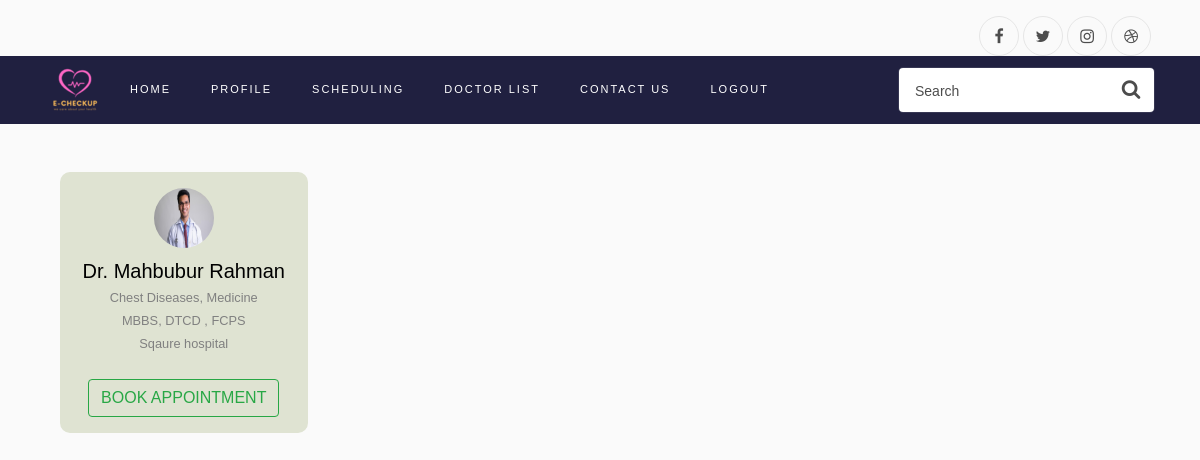
The app's page /doctor_list/ (signed in) with its own data.
### userManagement/models.py (models this page shows, shortened)
class DoctorProfile(models.Model):
    image = models.ImageField(upload_to='doctor/', blank=True, null=True, default="doctor/default_icon.png",)
    user = models.ForeignKey(User, default=None, on_delete=models.CASCADE)
    name = models.CharField(max_length=50,blank=True,null=True)
    email = models.EmailField(blank=True,null=True)
    status = models.BooleanField(blank=True,null=True,default=True)
    degree = models.CharField(max_length=500,blank=True,null=True)
    hospital_name = models.CharField(max_length=100,blank=True,null=True)
    speciality = models.CharField(max_length=100,blank=True,null=True)
    def create_user_profile(sender, instance, created, **kwargs):
        if created and instance.type == Types.Doctor:
            DoctorProfile.objects.create(user=instance)
            DoctorTiming.objects.create(doctor=instance)
    post_save.connect(create_user_profile, sender=Doctor)

### userManagement/views.py (the view)
# urls.py: path('doctor_list/',userView.doctor_list,name='doctor_list'),
def doctor_list(request):
    doctors = DoctorProfile.objects.all()
    context={
        'doctors':doctors
    }
    return render(request, 'userManagement/doctorList.html', context)

### userManagement/context.py (called while the page is built)
def verifiedUser(request):
    usertype = ''
    userStatus=''
    if request.user.is_authenticated:
        if request.user.type == 'DOCTOR':
            usertype = 'DOCTOR'
        elif request.user.type == 'PATIENT':
            usertype = 'PATIENT'
            try:
                user = get_object_or_404(PatientProfile, user=request.user)
                if user.status:
                    userStatus = 'Verified'
                else:
                    userStatus = 'notVerified'
            except Exception:
                usertype = "Error"
        else:
            usertype = "ADMIN"
    context = {
        'userStatus': userStatus,
        'usertype' : usertype
    }
    return context

### templates/userManagement/doctorList.html (shortened to what this page needs)
{% extends 'base.html' %}
{% load static %}
{% block content %}
    <div class="container mt-5 mb-5">
        <div class="row g-2">
            {% for d in  doctors %}
                {% if  d.name is not None %}
                    <div class="col-md-3">
                        <div class="card p-2 py-3 text-center" style="background: #dfe3d2">
                            <div class="img mb-2"><img src="{{ d.image.url }}" width="60" height="60"
                                                       class="rounded-circle"></div>
                            <h5 class="mb-0">{{ d.name }}</h5> <small>{{ d.speciality }}</small>
                            <small>{{ d.degree }}</small>
                            <small>{{ d.hospital_name }}</small>
                            <div class="mt-4 apointment">
                                {% if user.is_authenticated %}
                                    {% if usertype == 'PATIENT' %}
                                        {% if userStatus == 'Verified' %}
                                            <a href="{{ d.user.id }}">
                                                <button class="btn btn-outline-success text-uppercase">Book Appointment
                                                </button>
                                            </a>
                                        {% endif %}
                                    {% endif %}
                                {% endif %}
                            </div>
                        </div>
                    </div>
                {% endif %}
            {% endfor %}
        </div>
    </div>
{% endblock content %}

### templates/base.html (style rules this page uses)
.card { border: none; border-radius: 10px; transition: all 1s; cursor: pointer; margin-bottom: 10px; }

### records on screen
DoctorProfile: image (picture), name "Dr. Mahbubur Rahman", speciality "Chest Diseases, Medicine", degree "MBBS, DTCD , FCPS", hospital_name "Sqaure hospital"
